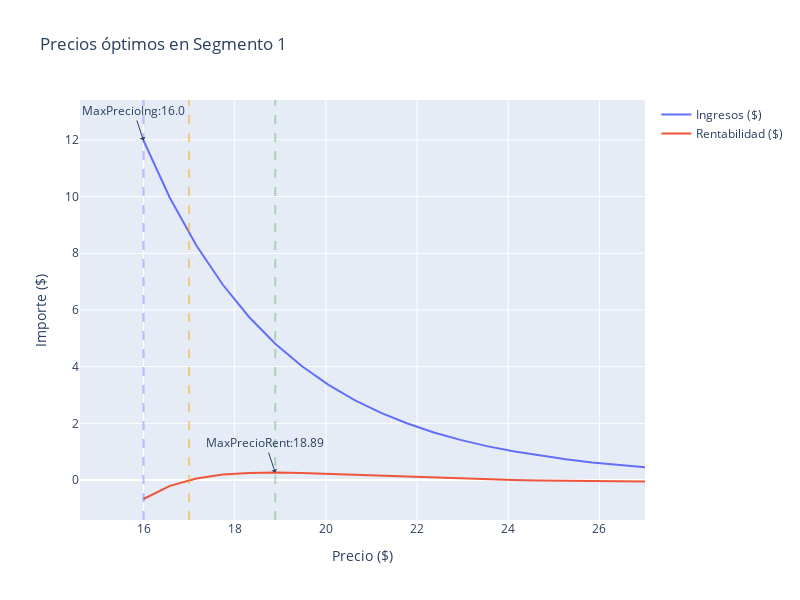

Notebook code cell kept with this figure:
### Code cell
fig = go.Figure()

# Se agrega el precio máximo de ingreso
fig.add_trace(go.Scatter(x=df_elasticidad['irr'], y=df_elasticidad['ingresos_seg1'], name='Ingresos ($)'))
# Se agrega la etiqueta
fig.add_annotation(x=float(max_ing_seg1['irr']), y=float(max_ing_seg1['ingresos_seg1']),
                                  text="MaxPrecioIng:"+str(float(max_ing_seg1['irr'].round(2))),
                                  showarrow=True,
                                  arrowhead=1)
# Se agrega la recta del precio máximo
fig.add_vline(x=float(max_ing_seg1['irr']), line_width=2, line_dash="dash",
                             line_color="blue", opacity=0.25)

# Se agrega el precio máximo de rentabilidad
fig.add_trace(go.Scatter(x=df_elasticidad['irr'], y=df_elasticidad['rentabilidad_seg1'], name='Rentabilidad ($)'))
# Se agrega la etiqueta
fig.add_annotation(x=float(max_ren_seg1['irr']), y=float(max_ren_seg1['rentabilidad_seg1']),
                                  text="MaxPrecioRent:"+str(float(max_ren_seg1['irr'].round(2))),
                                  showarrow=True,
                                  arrowhead=1)
# Se agrega la recta del precio máximo
fig.add_vline(x=float(max_ren_seg1['irr']), line_width=2, line_dash="dash",
                             line_color="green", opacity=0.25)

# Agregamos la línea de restricción: Costo
fig.add_vline(x=float(df_elasticidad['costo'].mean()), line_width=2, line_dash="dash",
                             line_color="orange", opacity=0.5)

# Configuración del gráfico
fig.update_layout(
    showlegend=True,
    width=800,
    height=600,
    xaxis_title="Precio ($)",
    yaxis_title="Importe ($)",
    title="Precios óptimos en Segmento 1")

### Figure 1 — Plotly figure (JSON) as saved in the notebook; plotly's stock layout.template omitted (floating-point values rounded to 4 significant figures)
{"data": [{"name": "Ingresos ($)", "type": "scatter", "x": [16, 16.58, 17.16, 17.74, 18.32, 18.89, 19.47, 20.05, 20.63, 21.21, 21.79, 22.37, 22.95, 23.53, 24.11, 24.68, 25.26, 25.84, 26.42, 27], "y": [11.98, 9.949, 8.273, 6.888, 5.743, 4.81, 4.021, 3.367, 2.823, 2.37, 1.994, 1.679, 1.416, 1.197, 1.012, 0.8603, 0.73, 0.6203, 0.5279, 0.4499]}, {"name": "Rentabilidad ($)", "type": "scatter", "x": [16, 16.58, 17.16, 17.74, 18.32, 18.89, 19.47, 20.05, 20.63, 21.21, 21.79, 22.37, 22.95, 23.53, 24.11, 24.68, 25.26, 25.84, 26.42, 27], "y": [-0.6682, -0.2057, 0.05741, 0.1942, 0.2524, 0.2635, 0.2477, 0.2176, 0.1812, 0.1437, 0.1078, 0.07513, 0.04644, 0.0219, 0.001367, -0.01519, -0.02873, -0.03933, -0.04742, -0.05338]}], "layout": {"annotations": [{"arrowhead": 1, "showarrow": true, "text": "MaxPrecioIng:16.0", "x": 16, "y": 11.98}, {"arrowhead": 1, "showarrow": true, "text": "MaxPrecioRent:18.89", "x": 18.89, "y": 0.2635}], "height": 600, "shapes": [{"line": {"color": "blue", "dash": "dash", "width": 2}, "opacity": 0.25, "type": "line", "x0": 16, "x1": 16, "xref": "x", "y0": 0, "y1": 1, "yref": "y domain"}, {"line": {"color": "green", "dash": "dash", "width": 2}, "opacity": 0.25, "type": "line", "x0": 18.89, "x1": 18.89, "xref": "x", "y0": 0, "y1": 1, "yref": "y domain"}, {"line": {"color": "orange", "dash": "dash", "width": 2}, "opacity": 0.5, "type": "line", "x0": 17, "x1": 17, "xref": "x", "y0": 0, "y1": 1, "yref": "y domain"}], "showlegend": true, "title": {"text": "Precios óptimos en Segmento 1"}, "width": 800, "xaxis": {"title": {"text": "Precio ($)"}}, "yaxis": {"title": {"text": "Importe ($)"}}}}
